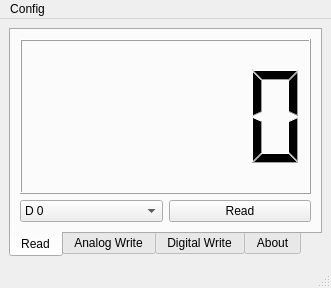
<?xml version="1.0" encoding="UTF-8"?>
<ui version="4.0">
 <class>PyDuino</class>
 <widget class="QMainWindow" name="PyDuino">
  <property name="geometry">
   <rect>
    <x>0</x>
    <y>0</y>
    <width>331</width>
    <height>288</height>
   </rect>
  </property>
  <property name="windowTitle">
   <string>PyDuino</string>
  </property>
  <widget class="QWidget" name="centralwidget">
   <layout class="QGridLayout" name="gridLayout">
    <item row="0" column="1">
     <widget class="QTabWidget" name="tabWidget">
      <property name="layoutDirection">
       <enum>Qt::LeftToRight</enum>
      </property>
      <property name="tabPosition">
       <enum>QTabWidget::South</enum>
      </property>
      <property name="currentIndex">
       <number>0</number>
      </property>
      <widget class="QWidget" name="tab">
       <attribute name="title">
        <string>Read</string>
       </attribute>
       <layout class="QGridLayout" name="gridLayout_2">
        <item row="1" column="0">
         <widget class="QComboBox" name="readComboBox">
          <item>
           <property name="text">
            <string>D 0</string>
           </property>
          </item>
          <item>
           <property name="text">
            <string>D 1</string>
           </property>
          </item>
          <item>
           <property name="text">
            <string>D 2</string>
           </property>
          </item>
          <item>
           <property name="text">
            <string>D 3</string>
           </property>
          </item>
          <item>
           <property name="text">
            <string>D 4</string>
           </property>
          </item>
          <item>
           <property name="text">
            <string>D 5</string>
           </property>
          </item>
          <item>
           <property name="text">
            <string>D 6</string>
           </property>
          </item>
          <item>
           <property name="text">
            <string>D 7</string>
           </property>
          </item>
          <item>
           <property name="text">
            <string>D 8</string>
           </property>
          </item>
          <item>
           <property name="text">
            <string>D 9</string>
           </property>
          </item>
          <item>
           <property name="text">
            <string>D 10</string>
           </property>
          </item>
          <item>
           <property name="text">
            <string>D 11</string>
           </property>
          </item>
          <item>
           <property name="text">
            <string>D 12</string>
           </property>
          </item>
          <item>
           <property name="text">
            <string>D 13</string>
           </property>
          </item>
          <item>
           <property name="text">
            <string>A 0</string>
           </property>
          </item>
          <item>
           <property name="text">
            <string>A 1</string>
           </property>
          </item>
          <item>
           <property name="text">
            <string>A 2</string>
           </property>
          </item>
          <item>
           <property name="text">
            <string>A 3</string>
           </property>
          </item>
          <item>
           <property name="text">
            <string>A 4</string>
           </property>
          </item>
          <item>
           <property name="text">
            <string>A 5</string>
           </property>
          </item>
         </widget>
        </item>
        <item row="1" column="1">
         <widget class="QPushButton" name="readButton">
          <property name="text">
           <string>Read</string>
          </property>
         </widget>
        </item>
        <item row="0" column="0" colspan="2">
         <widget class="QLCDNumber" name="readLcdNumber"/>
        </item>
       </layout>
      </widget>
      <widget class="QWidget" name="tab_2">
       <attribute name="title">
        <string>Analog Write</string>
       </attribute>
       <layout class="QGridLayout" name="gridLayout_3">
        <item row="0" column="0">
         <widget class="QDial" name="dial">
          <property name="maximum">
           <number>255</number>
          </property>
         </widget>
        </item>
        <item row="0" column="1">
         <widget class="QLCDNumber" name="analogWriteLcdNumber"/>
        </item>
        <item row="1" column="0">
         <widget class="QComboBox" name="analogWriteComboBox">
          <item>
           <property name="text">
            <string>Pin 3</string>
           </property>
          </item>
          <item>
           <property name="text">
            <string>Pin 5</string>
           </property>
          </item>
          <item>
           <property name="text">
            <string>Pin 6</string>
           </property>
          </item>
          <item>
           <property name="text">
            <string>Pin 10</string>
           </property>
          </item>
          <item>
           <property name="text">
            <string>Pin 11</string>
           </property>
          </item>
         </widget>
        </item>
        <item row="1" column="1">
         <widget class="QPushButton" name="analogWriteButton">
          <property name="text">
           <string>Write</string>
          </property>
         </widget>
        </item>
       </layout>
      </widget>
      <widget class="QWidget" name="tab_3">
       <attribute name="title">
        <string>Digital Write</string>
       </attribute>
       <layout class="QGridLayout" name="gridLayout_5">
        <item row="0" column="0">
         <layout class="QGridLayout" name="gridLayout_4">
          <item row="1" column="1">
           <widget class="QComboBox" name="digitalWriteStatus">
            <item>
             <property name="text">
              <string>1</string>
             </property>
            </item>
            <item>
             <property name="text">
              <string>0</string>
             </property>
            </item>
           </widget>
          </item>
          <item row="1" column="2">
           <widget class="QPushButton" name="digitalWriteButton">
            <property name="text">
             <string>Write</string>
            </property>
           </widget>
          </item>
          <item row="0" column="0" colspan="3">
           <widget class="QLCDNumber" name="digitalWriteLcdNumber"/>
          </item>
          <item row="1" column="0">
           <widget class="QComboBox" name="digitalWriteComboBox">
            <item>
             <property name="text">
              <string>D 0</string>
             </property>
            </item>
            <item>
             <property name="text">
              <string>D 1</string>
             </property>
            </item>
            <item>
             <property name="text">
              <string>D 2</string>
             </property>
            </item>
            <item>
             <property name="text">
              <string>D 3</string>
             </property>
            </item>
            <item>
             <property name="text">
              <string>D 4</string>
             </property>
            </item>
            <item>
             <property name="text">
              <string>D 5</string>
             </property>
            </item>
            <item>
             <property name="text">
              <string>D 6</string>
             </property>
            </item>
            <item>
             <property name="text">
              <string>D 7</string>
             </property>
            </item>
            <item>
             <property name="text">
              <string>D 8</string>
             </property>
            </item>
            <item>
             <property name="text">
              <string>D 9</string>
             </property>
            </item>
            <item>
             <property name="text">
              <string>D 10</string>
             </property>
            </item>
            <item>
             <property name="text">
              <string>D 11</string>
             </property>
            </item>
            <item>
             <property name="text">
              <string>D 12</string>
             </property>
            </item>
            <item>
             <property name="text">
              <string>D 13</string>
             </property>
            </item>
           </widget>
          </item>
         </layout>
        </item>
       </layout>
      </widget>
      <widget class="QWidget" name="tab_4">
       <attribute name="title">
        <string>About</string>
       </attribute>
      </widget>
     </widget>
    </item>
   </layout>
  </widget>
  <widget class="QMenuBar" name="menubar">
   <property name="geometry">
    <rect>
     <x>0</x>
     <y>0</y>
     <width>331</width>
     <height>25</height>
    </rect>
   </property>
   <widget class="QMenu" name="menuSerial_Port">
    <property name="title">
     <string>Config</string>
    </property>
    <addaction name="actionSerial_Port"/>
   </widget>
   <addaction name="menuSerial_Port"/>
  </widget>
  <widget class="QStatusBar" name="statusbar"/>
  <action name="actionSerial_Port">
   <property name="text">
    <string>Serial Port</string>
   </property>
  </action>
 </widget>
 <resources/>
 <connections>
  <connection>
   <sender>dial</sender>
   <signal>dialMoved(int)</signal>
   <receiver>analogWriteLcdNumber</receiver>
   <slot>display(int)</slot>
   <hints>
    <hint type="sourcelabel">
     <x>162</x>
     <y>159</y>
    </hint>
    <hint type="destinationlabel">
     <x>232</x>
     <y>139</y>
    </hint>
   </hints>
  </connection>
 </connections>
</ui>
